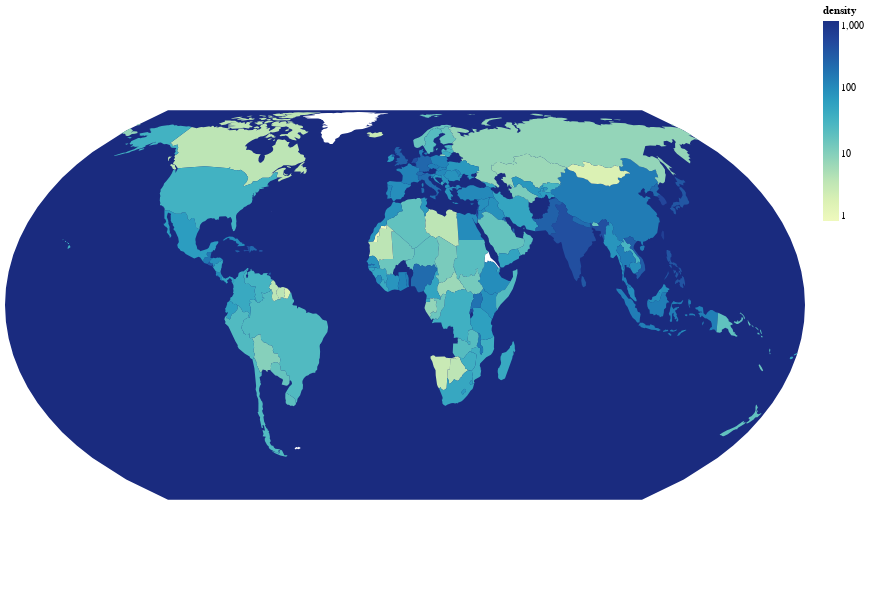

Notebook source saved alongside this figure:
### Markdown cell above
Finally, we draw the chart using Altair's `mark_geoshape()` method. The distribution of densities is highly skewed, due to very small countries with relatively high population numbers, such as Monaco. To spread out the low and high density values we use a logarithmic scale and set the domain between 1 and 1000. Note that the domain has to end in a multiple of the base, which is by default 10.

### Code cell
alt.Chart(countries).mark_geoshape().encode(
    color=alt.Color('density', scale=alt.Scale(type="log", domain=[1,1000] )),
    tooltip=['name', 'areaInSqKm', 'population', 'density']
).properties(
    width=800,
    height=600
)

### Figure 1 — Vega-Lite specification as saved in the notebook (floating-point values rounded to 4 significant figures; data arrays with more than 128 entries replaced by an {"elided": "..."} marker saying what was removed)
{"config": {"view": {"continuousWidth": 400, "continuousHeight": 300}}, "data": {"name": "data-41fe01f928d909d607cfb298327aa468"}, "mark": "geoshape", "encoding": {"color": {"field": "density", "scale": {"domain": [1, 1000], "type": "log"}, "type": "quantitative"}, "tooltip": [{"field": "name", "type": "nominal"}, {"field": "areaInSqKm", "type": "quantitative"}, {"field": "population", "type": "quantitative"}, {"field": "density", "type": "quantitative"}]}, "height": 600, "width": 800, "$schema": "https://vega.github.io/schema/vega-lite/v4.17.0.json", "datasets": {"data-41fe01f928d909d607cfb298327aa468": {"elided": "176 records"}}}
